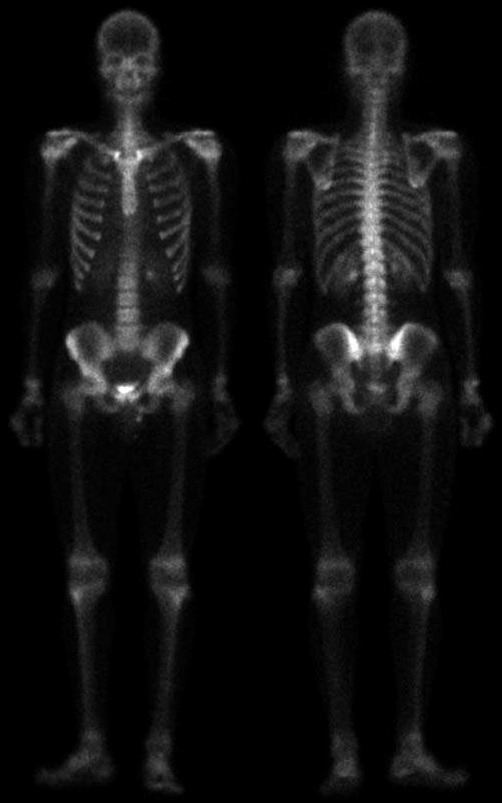
#> input picture images/spooky_scary_skeleton.ppm, 502 x 803 px, found by its file name
$ python bone_enhancement.py
#> lines starting #> are read from the running program, lines starting #| are printed output that depends on the picture
#> further down, image is the input picture: shape (803, 502); min 0, max 255, mean 16.8
import numpy as np
import matplotlib.pyplot as plt
import cv2

def Convolution2D(img, kernel):
    """
    Thực hiện phép convolution giữa ảnh và kernel 3x3.
    Không mở rộng pixel ở biên.
    """
    m, n = img.shape
#> m = 803; n = 502
    # Tạo ảnh mới cùng kích thước ảnh gốc
    img_new = np.zeros([m, n], dtype=np.float32)

    # Duyệt các pixel bên trong ảnh
    # Bỏ qua pixel biên
    for i in range(1, m - 1):
        for j in range(1, n - 1):
            # Lấy vùng 3x3 xung quanh pixel [i,j]
            region = img[i - 1:i + 2, j - 1:j + 2]
            # Nhân vùng ảnh với kernel rồi cộng lại
            img_new[i, j] = np.sum(region * kernel)
    return img_new


def laplacian_filter(img):
    """
    Bộ lọc Laplacian chuẩn.
    Dùng để phát hiện các vùng có sự thay đổi cường độ mạnh,
    đặc biệt là các cạnh trong ảnh.
    """

    Laplacian_kernel = np.array([
        [0,  1,  0],
        [1, -4,  1],
        [0,  1,  0]
    ], dtype=np.float32)

    return Convolution2D(img, Laplacian_kernel)

def sharpen_laplacian(image, laplacian):
    """
    Kết hợp ảnh gốc với ảnh Laplacian
    để làm sắc nét ảnh.
    """
    sharpened = image - laplacian
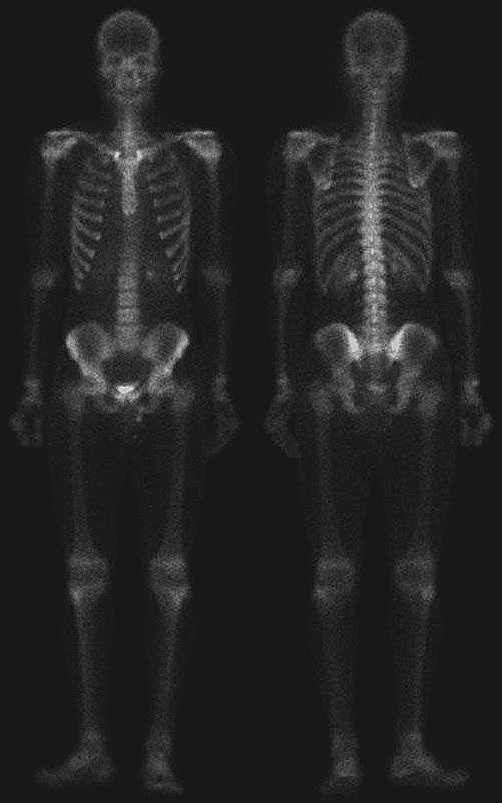
#> sharpened: shape (803, 502) float32; min -36, max 339, mean 16.8; drawn with min black and max white
    # Đưa giá trị về khoảng 0 - 255
    sharpened = np.clip(sharpened, 0, 255)
    return sharpened

def sobel_gradient(img):
    """
    Tính Sobel theo hướng X và Y,
    sau đó tính độ lớn gradient.
    """

    # Kernel Sobel theo hướng X
    sobel_x_kernel = np.array([
        [-1, 0, 1],
        [-2, 0, 2],
        [-1, 0, 1]
    ], dtype=np.float32)

    # Kernel Sobel theo hướng Y
    sobel_y_kernel = np.array([
        [-1, -2, -1],
        [0,   0,  0],
        [1,   2,  1]
    ], dtype=np.float32)

    # Tính gradient theo X
    gx = Convolution2D(img, sobel_x_kernel)
#> after the loop in Convolution2D (call 2), `for i in range(1, m - 1):`:
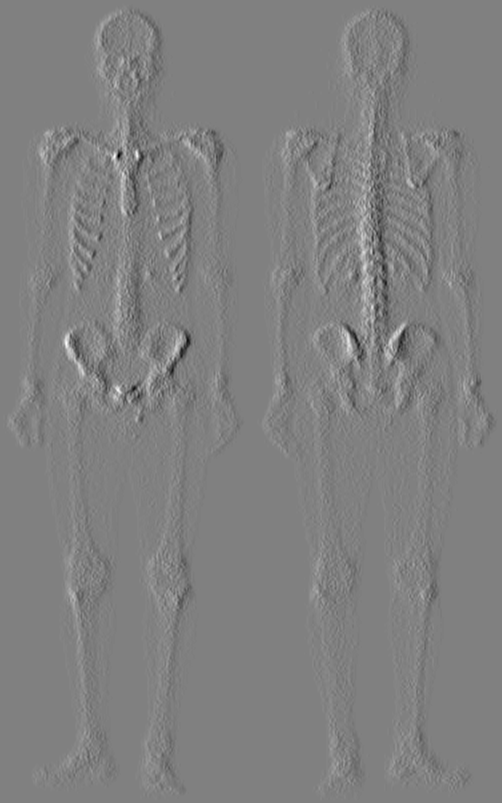
#> img_new: shape (803, 502) float32; min -395, max 387, mean 0; drawn with min black and max white

    # Tính gradient theo Y
    gy = Convolution2D(img, sobel_y_kernel)
#> after the loop in Convolution2D (call 3), `for i in range(1, m - 1):`:
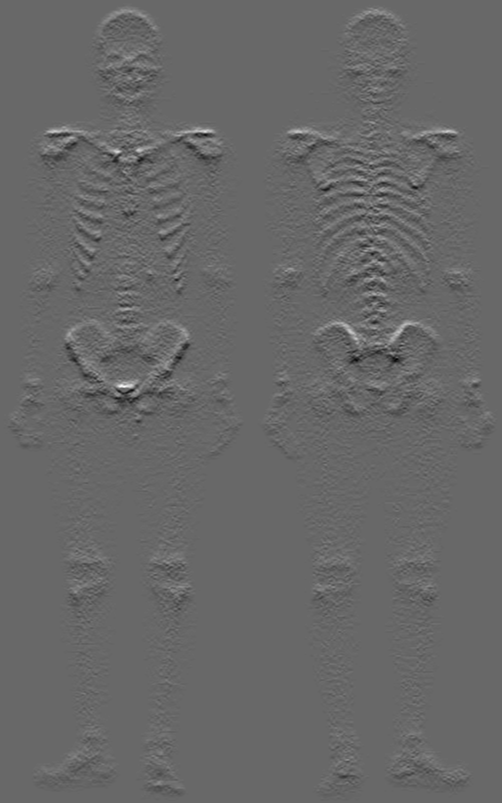
#> img_new: shape (803, 502) float32; min -316, max 458, mean 0; drawn with min black and max white

    # Tính độ lớn gradient
    gradient = np.sqrt(gx ** 2 + gy ** 2)

    # Chuẩn hóa về 0 - 255
    gradient = cv2.normalize(
        gradient,
        None,
        0,
        255,
        cv2.NORM_MINMAX
    )

    return gradient


def smooth_sobel(sobel_image):
    """
    Làm trơn ảnh Sobel bằng bộ lọc trung bình 5x5.
    """

    # Kernel 5x5
    box_kernel = np.ones((5, 5), dtype=np.float32)

    # Chuẩn hóa kernel
    box_kernel = box_kernel / (5 * 5)

    # Dùng cv2.filter2D để xử lý kernel lớn 5x5
    smooth = cv2.filter2D(
        sobel_image,
        -1,
        box_kernel
    )

    return smooth


def create_mask(laplacian, smooth_sobel):
    """
    Mask được tạo bằng phép nhân:

        Mask = Laplacian * Smoothed Sobel

    Trước khi nhân, cả hai ảnh được chuẩn hóa về 0 - 1.
    """

    # Chuẩn hóa Laplacian
    laplacian_norm = cv2.normalize(
        np.abs(laplacian),
        None,
        0,
        1,
        cv2.NORM_MINMAX
    )

    # Chuẩn hóa Sobel đã làm trơn
    sobel_norm = cv2.normalize(
        smooth_sobel,
        None,
        0,
        1,
        cv2.NORM_MINMAX
    )

    # Tạo mask
    mask = laplacian_norm * sobel_norm
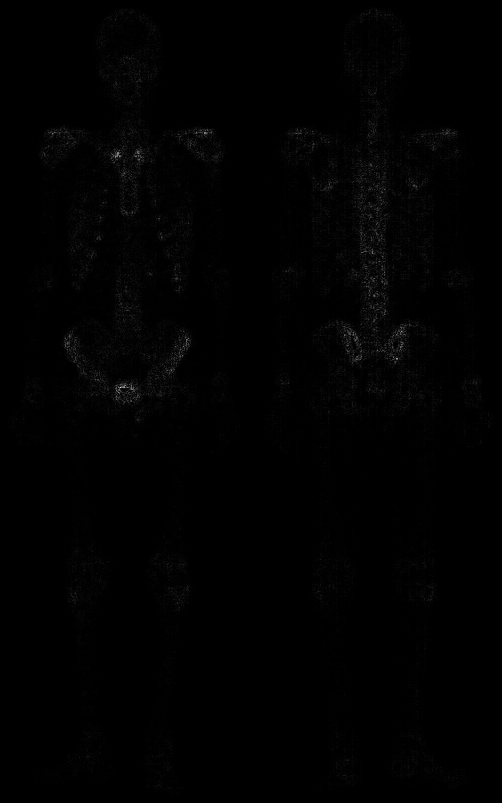
#> mask: shape (803, 502) float32; min 0, max 0.857, mean 0.00634

    # Đưa mask về 0 - 255
    mask = mask * 255

    return mask


def sharpen_with_mask(image, mask):
    """
    Cộng ảnh gốc với mask:

        Sharpened = Original + Mask
    """

    sharpened = image + mask
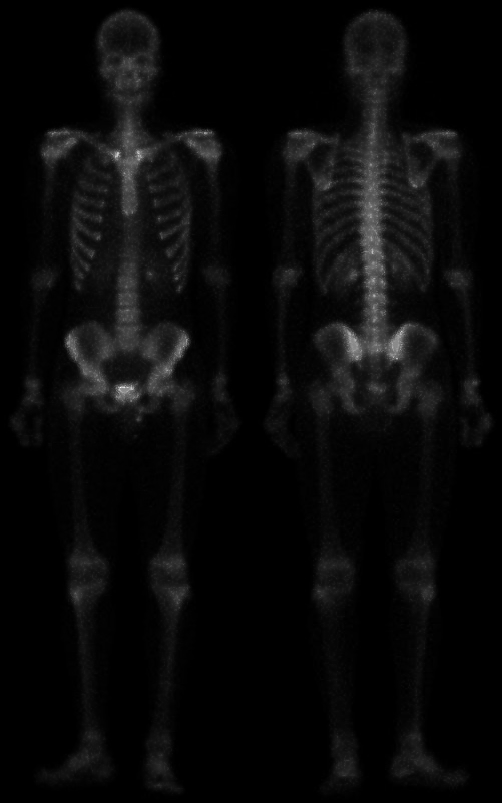
#> sharpened: shape (803, 502) float32; min 0, max 469.7, mean 18.5; drawn with min black and max white

    # Giới hạn giá trị trong khoảng 0 - 255
    sharpened = np.clip(sharpened, 0, 255)

    return sharpened


def power_law(image, gamma=0.5):
    """
    Thực hiện biến đổi Power-law:

        s = c * r^gamma

    Ở đây chọn c = 1.
    """
#> called with gamma = 0.5

    # Chuẩn hóa ảnh về 0 - 1
    normalized = image / 255.0

    # Power-law transformation
    result = np.power(normalized, gamma)
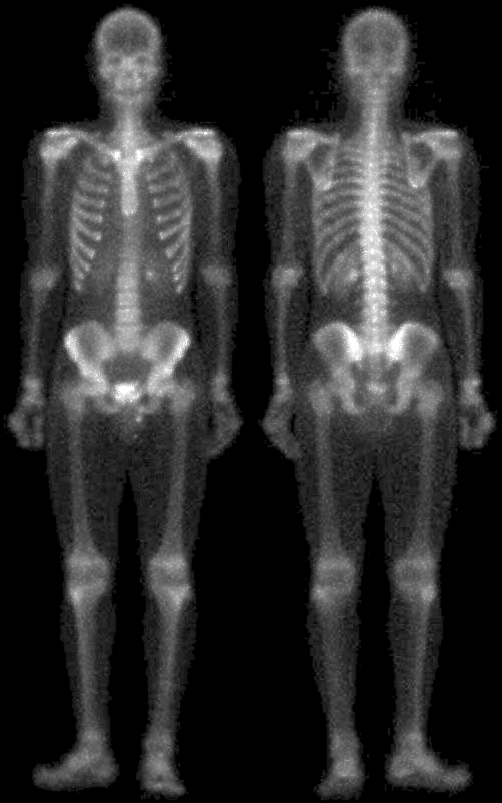
#> result: shape (803, 502) float32; min 0, max 1, mean 0.177

    # Đưa lại về 0 - 255
    result = result * 255

    return result


if __name__ == '__main__':
    # Đọc ảnh grayscale
    image = cv2.imread("images/spooky_scary_skeleton.ppm",0)

    laplacian_image = laplacian_filter(image)

    sharpened_laplacian = sharpen_laplacian(
        image,
        laplacian_image
    )

    sobel_image = sobel_gradient(image)

    smooth_sobel_image = smooth_sobel(sobel_image)

    mask_image = create_mask(
        laplacian_image,
        smooth_sobel_image
    )

    sharpened_mask = sharpen_with_mask(
        image,
        mask_image
    )

    final_image = power_law(
        sharpened_mask,
        gamma=0.5
    )


    fig = plt.figure(figsize=(16, 9))

    ax = fig.subplots(2, 4)

    ax[0, 0].imshow(
        image,
        cmap="gray"
    )
    ax[0, 0].set_title("(a) Original")

    ax[0, 1].imshow(
        np.abs(laplacian_image),
        cmap="gray"
    )
    ax[0, 1].set_title("(b) Laplacian")

    ax[0, 2].imshow(
        sharpened_laplacian,
        cmap="gray"
    )
    ax[0, 2].set_title("(c) Sharpened image")

    ax[0, 3].imshow(
        sobel_image,
        cmap="gray"
    )
    ax[0, 3].set_title("(d) Sobel Gradient")

    ax[1, 0].imshow(
        smooth_sobel_image,
        cmap="gray"
    )
    ax[1, 0].set_title("(e) Sobel + 5x5 Box")

    ax[1, 1].imshow(
        mask_image,
        cmap="gray"
    )
    ax[1, 1].set_title("(f) Mask")

    ax[1, 2].imshow(
        sharpened_mask,
        cmap="gray"
    )
    ax[1, 2].set_title("(g) Sharpened + Mask")

    ax[1, 3].imshow(
        final_image,
        cmap="gray"
    )
    ax[1, 3].set_title("(h) Power-law")

    for i in range(2):
        for j in range(4):
            ax[i, j].axis("off")


    plt.tight_layout()

    plt.savefig("bone_enhanced.png",bbox_inches="tight")
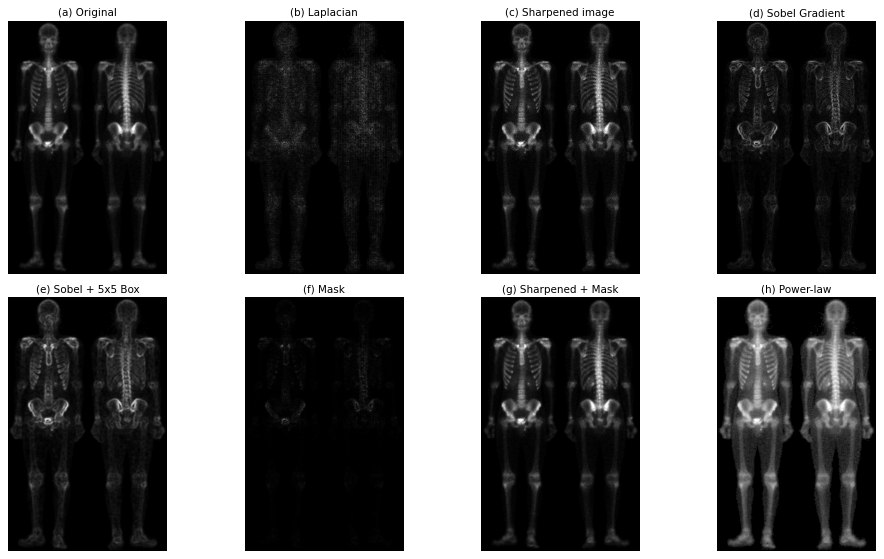
#> figure drawn by matplotlib, 8 panels
    plt.show()

$ run again, with images/Anh_de_loc_nhieu_thong_ke.tif saved as images/spooky_scary_skeleton.ppm
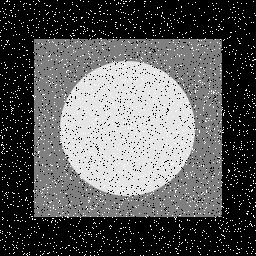
#> input picture images/Anh_de_loc_nhieu_thong_ke.tif, 256 x 256 px, found by its file name
#> image is the input picture: shape (256, 256); min 0, max 255, mean 90.9
#> after the loop in Convolution2D (call 3), `for i in range(1, m - 1):`:
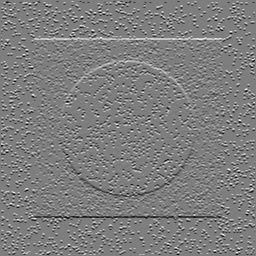
#> img_new: shape (256, 256) float32; min -896, max 916, mean -0.1; drawn with min black and max white
#> in power_law, `result = np.power(normalized, gamma)`:
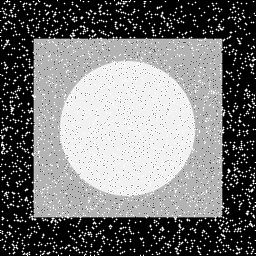
#> result: shape (256, 256) float32; min 0, max 1, mean 0.468
